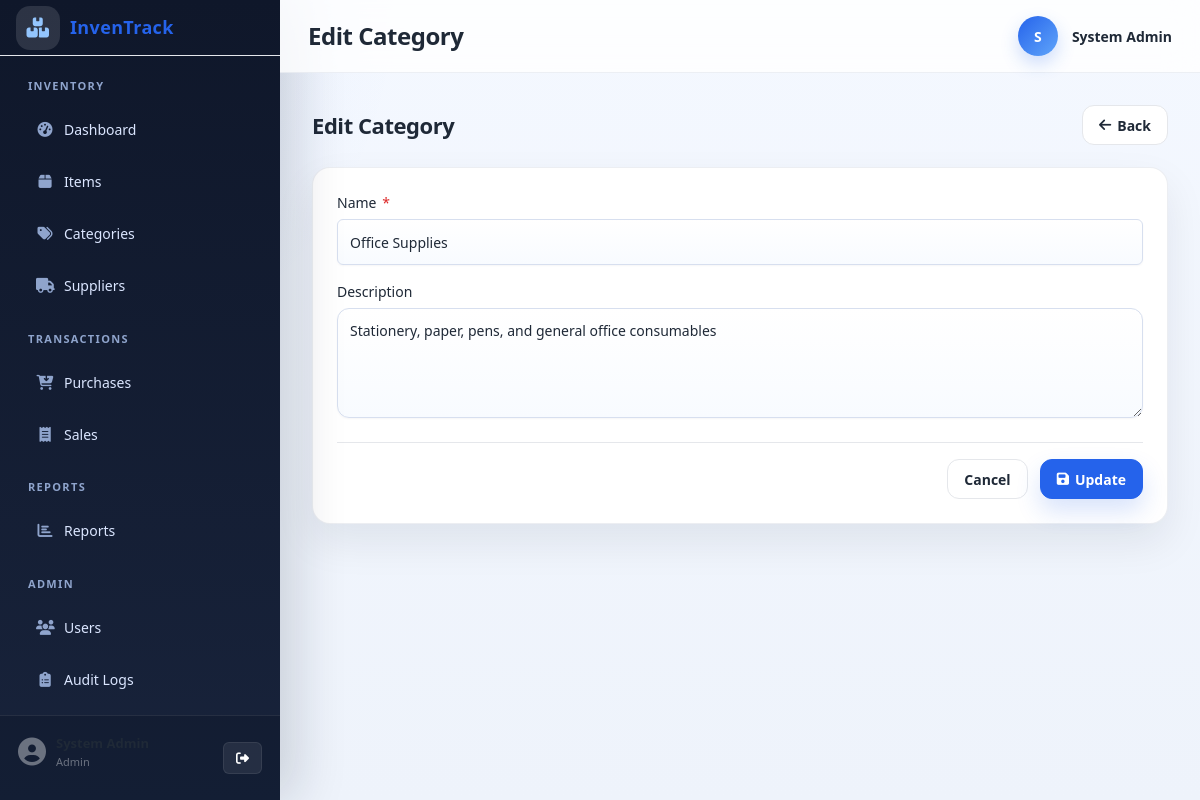
Screenshot of /pages/categories/edit.php?id=2 (signed in) with the database file from the repository.
### tables this page shows
CREATE TABLE categories (
    id          INT          AUTO_INCREMENT PRIMARY KEY,
    name        VARCHAR(100) NOT NULL,
    description TEXT,
    created_at  DATETIME     DEFAULT CURRENT_TIMESTAMP,
    CONSTRAINT uq_categories_name UNIQUE (name)
);

### includes/auth.php (called while the page is built, shortened)
<?php
require_once __DIR__ . '/functions.php';
function current_user(): ?array
{
    return $_SESSION['user'] ?? null;
}

### includes/functions.php (called while the page is built, shortened)
<?php
function app_base_path(): string
{
    static $base_path = null;
    if ($base_path !== null) {
        return $base_path;
    }
    $base_path = '/' . trim(basename(dirname(__DIR__)), '/');
    return $base_path;
}
function app_url(string $path = ''): string
{
    $path = ltrim($path, '/');
    return $path === '' ? app_base_path() . '/' : app_base_path() . '/' . $path;
}
function sanitize(mixed $value): string
{
    return htmlspecialchars(trim((string)$value), ENT_QUOTES, 'UTF-8');
}

### pages/categories/edit.php (the view, shortened to what this page needs)
<?php
require_once __DIR__ . '/../../config/db.php';
require_once __DIR__ . '/../../includes/auth.php';
require_once __DIR__ . '/../../includes/functions.php';
$id = (int)($_GET['id'] ?? 0);
$cat_stmt = $pdo->prepare('SELECT * FROM categories WHERE id = :id LIMIT 1');
$cat_stmt->execute([':id' => $id]);
$cat = $cat_stmt->fetch();
$errors = [];
$old    = $cat;
require_once __DIR__ . '/../../includes/header.php';
require_once __DIR__ . '/../../includes/sidebar.php';
?>
<div class="page-wrapper">
    <div class="topbar">
        <h1 class="topbar-title">Edit Category</h1>
        <div class="topbar-user">
            <div class="user-avatar"><?= strtoupper(substr($user['name'], 0, 1)) ?></div>
            <span class="user-name"><?= sanitize($user['name']) ?></span>
        </div>
    </div>
    <main class="main-content">
        <div class="page-header">
            <h2 class="page-title">Edit Category</h2>
            <a href="<?= htmlspecialchars(app_url('pages/categories/index.php'), ENT_QUOTES, 'UTF-8') ?>" class="btn-secondary"><i class="fa-solid fa-arrow-left"></i> Back</a>
        </div>
        <div class="form-card">
            <form method="POST">
                <div class="form-grid">
                    <div class="form-group form-grid-full">
                        <label>Name <span class="required">*</span></label>
                        <input type="text" name="name" value="<?= sanitize($old['name'] ?? '') ?>" class="<?= isset($errors['name']) ? 'invalid' : '' ?>" required>
                    </div>
                    <div class="form-group form-grid-full">
                        <label>Description</label>
                        <textarea name="description"><?= sanitize($old['description'] ?? '') ?></textarea>
                    </div>
                </div>
                <div class="form-footer">
                    <a href="<?= htmlspecialchars(app_url('pages/categories/index.php'), ENT_QUOTES, 'UTF-8') ?>" class="btn-secondary">Cancel</a>
                    <button type="submit" class="btn-primary"><i class="fa-solid fa-floppy-disk"></i> Update</button>
                </div>
            </form>
        </div>
    </main>
</div>
<?php require_once __DIR__ . '/../../includes/footer.php'; ?>

### assets/css/responsive.css (style rules this page uses)
@media (min-width: 992px) { .page-wrapper { margin-left: 240px; } }
@media (min-width: 992px) { .topbar-user .user-name { display: inline; } }
@media (min-width: 992px) { .page-wrapper { margin-left: 280px; } }

### rows the page displays
categories: name "Office Supplies", description "Stationery, paper, pens, and general office consumables"

### other values shown
$user_role "Admin"
substr($user['name'], 0, 1) "S"
$user['name'] "System Admin"
